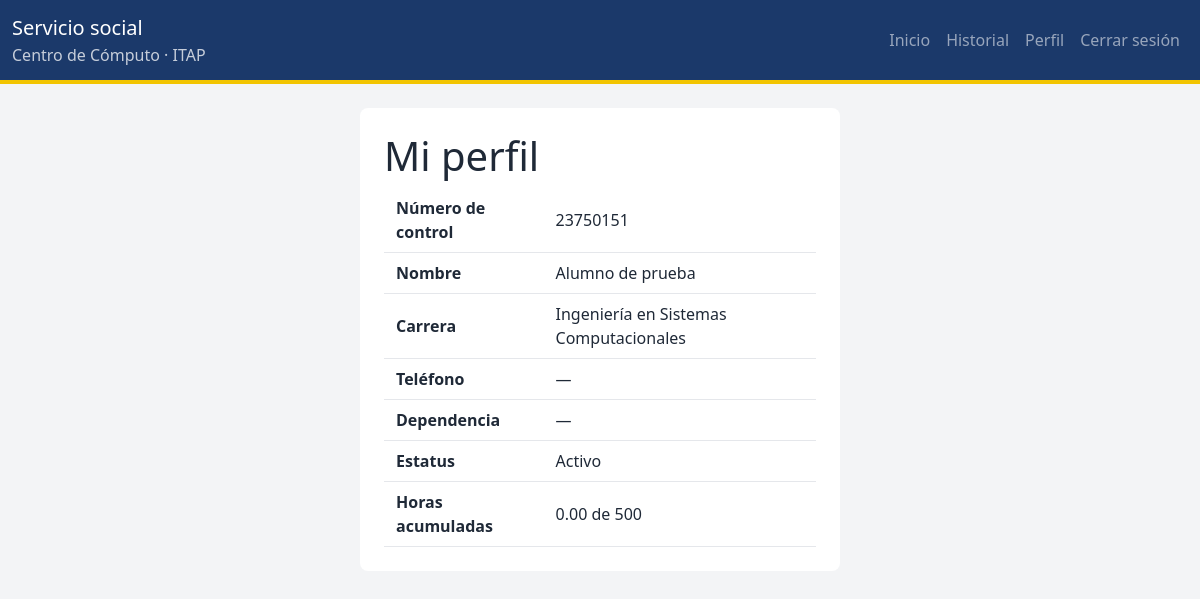
/Public/Alumno/perfil.php (signed in), run on the app's committed database.
### tables this page shows
CREATE TABLE `alumnos` (
  `id` int(11) NOT NULL,
  `numero_control` varchar(12) NOT NULL,
  `nombre` varchar(120) NOT NULL,
  `carrera_id` int(11) NOT NULL,
  `telefono` varchar(20) DEFAULT NULL,
  `dependencia_id` int(11) DEFAULT NULL,
  `password_hash` varchar(255) NOT NULL,
  `estatus` enum('activo','finalizado','suspendido') NOT NULL DEFAULT 'activo',
  `horas_acumuladas` decimal(6,2) NOT NULL DEFAULT 0.00,
  `creado_en` datetime DEFAULT current_timestamp()
);

CREATE TABLE `carreras` (
  `id` int(11) NOT NULL,
  `nombre` varchar(120) NOT NULL
);

### SRC/Config/Conexicon.php (called while the page is built)
<?php
function db(): PDO {
    static $pdo = null;
    if ($pdo === null) {
        $pdo = new PDO('mysql:host=localhost;dbname=servicio_de_cómputo;charset=utf8mb4', 'root', '', [
            PDO::ATTR_ERRMODE => PDO::ERRMODE_EXCEPTION,
            PDO::ATTR_DEFAULT_FETCH_MODE => PDO::FETCH_ASSOC,
        ]);
    }
    return $pdo;
}

### SRC/Config/Constantes.php (called while the page is built, shortened)
<?php
function e($v): string { return htmlspecialchars((string)$v, ENT_QUOTES, 'UTF-8'); }

### Public/Alumno/perfil.php (the view, shortened to what this page needs)
<?php
$u = requerir_rol('alumno');
$st = db()->prepare('SELECT a.*, c.nombre AS carrera, d.nombre AS dependencia
    FROM alumnos a JOIN carreras c ON c.id = a.carrera_id
    LEFT JOIN dependencias d ON d.id = a.dependencia_id WHERE a.id = ?');
$st->execute([$u['id']]);
$a = $st->fetch();
require RAIZ . '/SRC/Plantillas/Header.php';
?>
<main class="contenido estrecho">
    <h1>Mi perfil</h1>
    <table>
        <tr><th>Número de control</th><td><?= e($a['numero_control']) ?></td></tr>
        <tr><th>Nombre</th><td><?= e($a['nombre']) ?></td></tr>
        <tr><th>Carrera</th><td><?= e($a['carrera']) ?></td></tr>
        <tr><th>Teléfono</th><td><?= e($a['telefono'] ?: '—') ?></td></tr>
        <tr><th>Dependencia</th><td><?= e($a['dependencia'] ?: '—') ?></td></tr>
        <tr><th>Estatus</th><td><?= e(ucfirst($a['estatus'])) ?></td></tr>
        <tr><th>Horas acumuladas</th><td><?= e(number_format((float)$a['horas_acumuladas'], 2)) ?> de <?= HORAS_REQUERIDAS ?></td></tr>
    </table>
</main>
<?php require RAIZ . '/SRC/Plantillas/Footer.php'; ?>

### Public/Assets/CSS/componestes.css (style rules this page uses)
* { box-sizing:border-box }
body { margin:0;font-family:system-ui,Segoe UI,Arial,sans-serif;color:#1f2937;background:#f3f4f6;line-height:1.5 }
h1 { margin-top:0 }
.contenido { max-width:960px;margin:1.5rem auto;padding:1.5rem;background:#fff;border-radius:.5rem }
.contenido.estrecho { max-width:480px }
table { border-collapse:collapse;width:100% }
th,td { padding:.5rem .75rem;border-bottom:1px solid #e5e7eb;text-align:left }

### data on the page
alumnos: numero_control "23750151", nombre "Alumno de prueba", carrera.nombre "Ingeniería en Sistemas Computacionales", telefono "—", estatus "Activo", horas_acumuladas "0.00"

### other printed values
$a['dependencia'] ?: '—' "—"
HORAS_REQUERIDAS "500"
